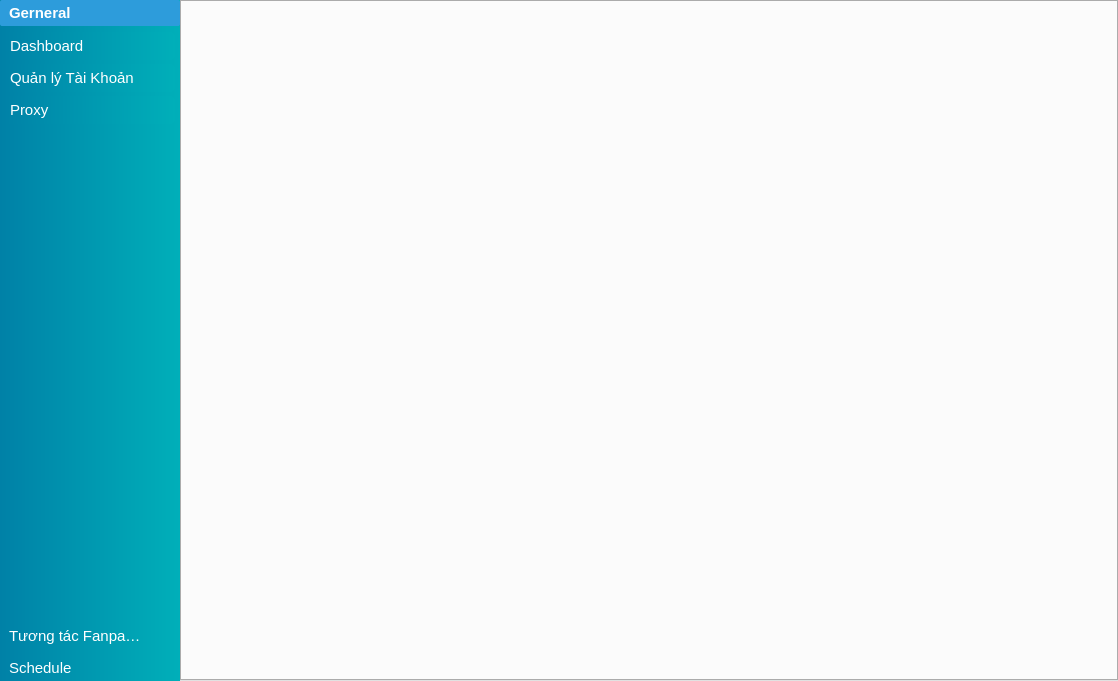
<?xml version="1.0" encoding="UTF-8"?>
<ui version="4.0">
 <class>MainWindow</class>
 <widget class="QMainWindow" name="MainWindow">
  <property name="geometry">
   <rect>
    <x>0</x>
    <y>0</y>
    <width>1118</width>
    <height>681</height>
   </rect>
  </property>
  <property name="minimumSize">
   <size>
    <width>0</width>
    <height>0</height>
   </size>
  </property>
  <property name="windowTitle">
   <string>MainWindow</string>
  </property>
  <property name="styleSheet">
   <string notr="true"/>
  </property>
  <widget class="QWidget" name="centralwidget">
   <layout class="QHBoxLayout" name="horizontalLayout_3">
    <property name="spacing">
     <number>0</number>
    </property>
    <property name="leftMargin">
     <number>0</number>
    </property>
    <property name="topMargin">
     <number>0</number>
    </property>
    <property name="rightMargin">
     <number>0</number>
    </property>
    <property name="bottomMargin">
     <number>0</number>
    </property>
    <item>
     <widget class="QWidget" name="menu_widget" native="true">
      <property name="maximumSize">
       <size>
        <width>180</width>
        <height>16777215</height>
       </size>
      </property>
      <property name="font">
       <font>
        <pointsize>11</pointsize>
       </font>
      </property>
      <property name="styleSheet">
       <string notr="true">background-color: qlineargradient(spread:pad, x1:0 y1:0, x2:1, y2:0, stop:0 #0081A7, stop:1 #00AFB9);
color: #fff;
font-size: 11pt;
border: none;</string>
      </property>
      <layout class="QGridLayout" name="gridLayout">
       <property name="leftMargin">
        <number>0</number>
       </property>
       <property name="topMargin">
        <number>0</number>
       </property>
       <property name="rightMargin">
        <number>0</number>
       </property>
       <property name="bottomMargin">
        <number>0</number>
       </property>
       <property name="spacing">
        <number>0</number>
       </property>
       <item row="0" column="0">
        <widget class="QToolBox" name="toolBox">
         <property name="contextMenuPolicy">
          <enum>Qt::NoContextMenu</enum>
         </property>
         <property name="styleSheet">
          <string notr="true">#toolBox {
	color:  white;
}

#toolBox::tab {
	padding-left:5px;
	text-align:left;
	border-radius: 2px;
}


#toolBox::tab:selected {
	background-color: #2d9cdb;
	font-weight: bold;
}

#toolBox QPushButton {
	padding:5px 0px 5px 10px;
	text-align:left;
	border-radius: 5px;
}

#toolBox QPushButton:hover {
	background-color: #85C1E9;
}

#toolBox QPushButton:checked {
	background-color: #3498DB;
}

</string>
         </property>
         <property name="frameShape">
          <enum>QFrame::NoFrame</enum>
         </property>
         <property name="frameShadow">
          <enum>QFrame::Raised</enum>
         </property>
         <property name="currentIndex">
          <number>0</number>
         </property>
         <widget class="QWidget" name="page_3">
          <property name="geometry">
           <rect>
            <x>0</x>
            <y>0</y>
            <width>180</width>
            <height>579</height>
           </rect>
          </property>
          <attribute name="icon">
           <iconset resource="../../icon.qrc">
            <normaloff>:/new/views/icon/new/home.svg</normaloff>:/new/views/icon/new/home.svg</iconset>
          </attribute>
          <attribute name="label">
           <string>Gerneral</string>
          </attribute>
          <layout class="QVBoxLayout" name="verticalLayout">
           <property name="spacing">
            <number>4</number>
           </property>
           <property name="leftMargin">
            <number>0</number>
           </property>
           <property name="topMargin">
            <number>0</number>
           </property>
           <property name="rightMargin">
            <number>5</number>
           </property>
           <property name="bottomMargin">
            <number>0</number>
           </property>
           <item>
            <widget class="QPushButton" name="btn_dashboard">
             <property name="contextMenuPolicy">
              <enum>Qt::DefaultContextMenu</enum>
             </property>
             <property name="layoutDirection">
              <enum>Qt::LeftToRight</enum>
             </property>
             <property name="autoFillBackground">
              <bool>false</bool>
             </property>
             <property name="text">
              <string>Dashboard</string>
             </property>
             <property name="icon">
              <iconset resource="../../icon.qrc">
               <normaloff>:/new/views/icon/new/dashboard.svg</normaloff>:/new/views/icon/new/dashboard.svg</iconset>
             </property>
             <property name="iconSize">
              <size>
               <width>20</width>
               <height>20</height>
              </size>
             </property>
             <property name="autoDefault">
              <bool>false</bool>
             </property>
             <property name="default">
              <bool>false</bool>
             </property>
             <property name="flat">
              <bool>false</bool>
             </property>
            </widget>
           </item>
           <item>
            <widget class="QPushButton" name="btn_account">
             <property name="contextMenuPolicy">
              <enum>Qt::DefaultContextMenu</enum>
             </property>
             <property name="layoutDirection">
              <enum>Qt::LeftToRight</enum>
             </property>
             <property name="text">
              <string>Quản lý Tài Khoản</string>
             </property>
             <property name="icon">
              <iconset resource="../../icon.qrc">
               <normaloff>:/new/views/icon/new/profiles.svg</normaloff>:/new/views/icon/new/profiles.svg</iconset>
             </property>
             <property name="iconSize">
              <size>
               <width>20</width>
               <height>20</height>
              </size>
             </property>
             <property name="flat">
              <bool>false</bool>
             </property>
            </widget>
           </item>
           <item>
            <widget class="QPushButton" name="btn_proxy">
             <property name="text">
              <string>Proxy</string>
             </property>
             <property name="icon">
              <iconset resource="../../icon.qrc">
               <normaloff>:/new/views/icon/new/proxy.svg</normaloff>:/new/views/icon/new/proxy.svg</iconset>
             </property>
             <property name="iconSize">
              <size>
               <width>20</width>
               <height>20</height>
              </size>
             </property>
            </widget>
           </item>
           <item>
            <spacer name="verticalSpacer">
             <property name="orientation">
              <enum>Qt::Vertical</enum>
             </property>
             <property name="sizeHint" stdset="0">
              <size>
               <width>20</width>
               <height>417</height>
              </size>
             </property>
            </spacer>
           </item>
          </layout>
         </widget>
         <widget class="QWidget" name="page_4">
          <property name="geometry">
           <rect>
            <x>0</x>
            <y>0</y>
            <width>180</width>
            <height>579</height>
           </rect>
          </property>
          <attribute name="icon">
           <iconset>
            <normaloff>:/icons/icon/car-4-48.ico</normaloff>:/icons/icon/car-4-48.ico</iconset>
          </attribute>
          <attribute name="label">
           <string>Tương tác Fanpage</string>
          </attribute>
          <layout class="QVBoxLayout" name="verticalLayout_2">
           <property name="spacing">
            <number>4</number>
           </property>
           <property name="leftMargin">
            <number>5</number>
           </property>
           <property name="topMargin">
            <number>0</number>
           </property>
           <property name="rightMargin">
            <number>5</number>
           </property>
           <property name="bottomMargin">
            <number>0</number>
           </property>
           <item>
            <widget class="QPushButton" name="btn_group_view">
             <property name="text">
              <string>Danh sách nhóm</string>
             </property>
            </widget>
           </item>
           <item>
            <spacer name="verticalSpacer_2">
             <property name="orientation">
              <enum>Qt::Vertical</enum>
             </property>
             <property name="sizeHint" stdset="0">
              <size>
               <width>20</width>
               <height>381</height>
              </size>
             </property>
            </spacer>
           </item>
          </layout>
         </widget>
         <widget class="QWidget" name="page_5">
          <property name="geometry">
           <rect>
            <x>0</x>
            <y>0</y>
            <width>180</width>
            <height>579</height>
           </rect>
          </property>
          <attribute name="icon">
           <iconset>
            <normaloff>:/icons/icon/group-48.ico</normaloff>:/icons/icon/group-48.ico</iconset>
          </attribute>
          <attribute name="label">
           <string>Schedule</string>
          </attribute>
          <layout class="QVBoxLayout" name="verticalLayout_3">
           <property name="spacing">
            <number>4</number>
           </property>
           <property name="leftMargin">
            <number>5</number>
           </property>
           <property name="topMargin">
            <number>0</number>
           </property>
           <property name="rightMargin">
            <number>5</number>
           </property>
           <property name="bottomMargin">
            <number>0</number>
           </property>
           <item>
            <widget class="QPushButton" name="btn_youtube">
             <property name="text">
              <string>Duyệt bài nhóm</string>
             </property>
            </widget>
           </item>
           <item>
            <widget class="QPushButton" name="btn_tumb">
             <property name="text">
              <string>Đăng bài</string>
             </property>
            </widget>
           </item>
           <item>
            <spacer name="verticalSpacer_3">
             <property name="orientation">
              <enum>Qt::Vertical</enum>
             </property>
             <property name="sizeHint" stdset="0">
              <size>
               <width>20</width>
               <height>417</height>
              </size>
             </property>
            </spacer>
           </item>
          </layout>
         </widget>
        </widget>
       </item>
      </layout>
     </widget>
    </item>
    <item>
     <widget class="QWidget" name="main_widget" native="true">
      <property name="styleSheet">
       <string notr="true">
QPushButton{
	 color: rgb(255, 255, 255);
     background-color: qlineargradient(spread:pad, x1:0 y1:0, x2:1, y2:3, stop:0 #0081A7, stop:1 #00AFB9);;
     border: 1px solid rgba(255,255,255,40);
     border-radius:7px;
	width: 150;
	height: 30;
}
QPushButton:hover{
background-color: #0081A7
}
QPushButton:pressed{
background-color: #00AFB9
}</string>
      </property>
      <layout class="QVBoxLayout" name="verticalLayout_4">
       <property name="spacing">
        <number>0</number>
       </property>
       <property name="leftMargin">
        <number>0</number>
       </property>
       <property name="topMargin">
        <number>0</number>
       </property>
       <property name="rightMargin">
        <number>0</number>
       </property>
       <property name="bottomMargin">
        <number>0</number>
       </property>
       <item>
        <widget class="QTabWidget" name="tabWidget">
         <property name="enabled">
          <bool>true</bool>
         </property>
         <property name="focusPolicy">
          <enum>Qt::NoFocus</enum>
         </property>
         <property name="styleSheet">
          <string notr="true">#tabWidget{
   font:  10pt &quot;Segoe UI&quot;;
}

QTabBar::close-button{
	margin-left: 3px;
	image: url(:/icon/views/icon/x-mark-4-32.ico);
}
QTabBar::close-button:hover{
	image: url(:/icon/views/icon/x-mark-4-48.ico);
}</string>
         </property>
         <property name="currentIndex">
          <number>-1</number>
         </property>
         <property name="tabsClosable">
          <bool>true</bool>
         </property>
        </widget>
       </item>
      </layout>
     </widget>
    </item>
   </layout>
  </widget>
 </widget>
 <resources>
  <include location="../../icon.qrc"/>
 </resources>
 <connections/>
</ui>
